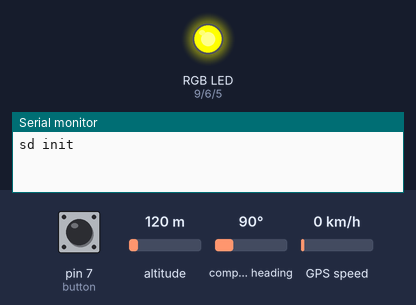
Recording of a sketch running on a simulated Arduino Uno, built with avr-gcc and run on an emulated ATmega328P. On the bench: an RGB LED mixed from three pins (HIGH = lit), the last lines printed to the serial monitor. Dashed ring = blinking. Inputs (shaded band) come from the test bench; at power-on: pin 7 (button) HIGH, altitude 120 m, compass heading 90°, GPS speed 0 km/h. Storage starts empty; the GPS gets a fix after 3 s at 37.7749, -122.4194 with 8 satellites.

Above: at 1.2 s.
1.3 s: pin 7 (button) pulled LOW for 3.2 s
At 1.75 s:
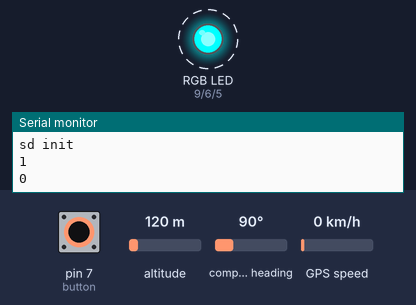
At 5.7 s:
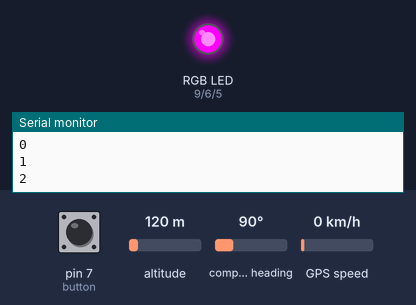
6.5 s: pin 7 (button) pulled LOW for 0.15 s
At 7.6 s:
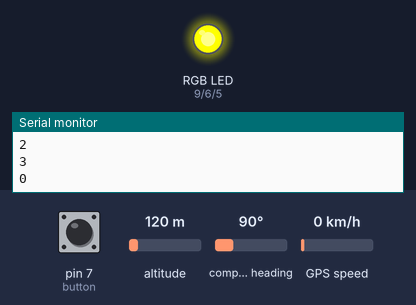
Timing chart, 0 to 9.5 s (numbered marks = the images above; inputs shaded):
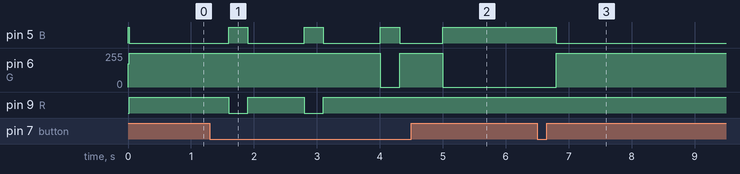

Measured:
- after the input at 1.3 s, pin 5 (B): LOW → HIGH after 0.30 s, then repeats every 1.2 s: LOW 0.90 s, HIGH 0.30 s; pin 6 (G): 255/255 → 0/255 after 2.7 s, → 255/255 0.31 s later, → 0/255 0.69 s later; pin 9 (R): alternates HIGH for 0.90 s and LOW for 0.30 s, 4 changes in all, then stays HIGH, starting after 0.30 s
- after the input at 6.5 s, pin 5 (B): HIGH → LOW after 0.30 s; pin 6 (G): 0/255 → 255/255 after 0.30 s

The sketch:

gps-code.ino
```cpp
#include <Adafruit_GPS.h>
#include <SoftwareSerial.h> //For GPS - Current IDE needs this library
#include <SPI.h>
#include <SD.h>

/*Pinouts
 * GPS Vin-3V3, GND, RX-2, TX-3
 * SD GND, Vcc-5V, MISO-12, MOSI-11, SCK-13, CS-10
 * RGB R-9, GND+5V, G-6, B-5 **Remember Resistors
 * Button (Opposite Corners)-> (7/GND) and (RST/GND)
*/

SoftwareSerial txrx(3, 2); //(TX,RX) pins on GPS module
Adafruit_GPS GPS(&txrx);
File gpsFile;
int R = 9;
int G = 6;
int B = 5;
int button = 7;
int bt = 3; //Button Tracker, 1 = Trying to Write, 2 = Rdy to Power off, 3 = SD Not Set Up/Failed
uint32_t timer = millis();
int counter = 0;
int d = 300;  // Button Press Delay

void setup()
{
  setColor(255,80,0);
  //Setup GPS and Console
  Serial.begin(115200); // Begin Console, @ This speed, we can read GPS and echo
  GPS.begin(9600);      //9600 Default for GPS TTL Serial
  GPS.sendCommand(PMTK_SET_NMEA_OUTPUT_RMCGGA);
  // Update rate can be changed to 1/5/10 Hz (max)| For another rate, check baja box docs (TODO)
  GPS.sendCommand(PMTK_SET_NMEA_UPDATE_1HZ);   // 1 Hz recommended for parsing and printing
  if (!SD.begin(10)) {
    Serial.println("sd init failed!");
    // Infinite Blinking -> Restart
    while(true){
    setColor(255,80,0);
    delay(d/2);
    setColor(0, 0, 0);
    delay(d/2);
    }
  }
  else
  {
    Serial.println("sd init");
    setColor(0,0,255);
  }
  //Setup Button
  pinMode(button, INPUT_PULLUP);  //Pulled to High, Pressed -> Low
  bt = 0;
}

void setColor(int red, int green, int blue)
{
  analogWrite(R, 255-red); //Remove "255-" if com. cath.
  analogWrite(G, 255-green);
  analogWrite(B, 255-blue);
}

void loop()
{
  if (digitalRead(button) == LOW)
  {
    if (bt==0)
      bt = 1;
    else
      bt = 0;
    Serial.println(bt);
    delay(d);
  }
  if (bt == 1)
  {
    char c = GPS.read(); // Raw NMEA sentences, if (c) Serial.print(c); - To print to console
    if (GPS.newNMEAreceived()) {
      if (!GPS.parse(GPS.lastNMEA()))   // this also sets the newNMEAreceived() flag to false
        return;  // Parse Fail = Wait for another
    }

    // if millis() or timer overflows, reset it... takes approx 50 days, should be unnecessary
    //if (timer > millis())  timer = millis();

    // timer > #, # = write new data interval, currently every 3 seconds
    if (millis() - timer > 1000) {
      timer = millis(); // reset timer
      if (GPS.fix) {
        setColor(0,255,0);  //Set LED Green: Writing
        counter++;
        Serial.println (counter);
        gpsFile = SD.open("gpsData.txt", FILE_WRITE);
        //Log # | Time(H:M:S)| Lat&Long (Deg) | Speed (Km/h) | Altitude | # Satellites
        gpsFile.print(counter); gpsFile.print('|');
        gpsFile.print(GPS.hour, DEC); gpsFile.print(':');
        gpsFile.print(GPS.minute, DEC); gpsFile.print(':');
        gpsFile.print(GPS.seconds, DEC); gpsFile.print('|');
        gpsFile.print(GPS.latitudeDegrees, 6);gpsFile.print(", ");
        gpsFile.print(GPS.longitudeDegrees, 6); gpsFile.print('|');
        gpsFile.print(GPS.speed*1.852); gpsFile.print('|');
        gpsFile.print(GPS.altitude); gpsFile.print('|');
        gpsFile.println((int)GPS.satellites);
        gpsFile.close();
      }
      else
        setColor(255,0,0);  //Set LED Red: No fix after start writing command
    }
  }
  else
    setColor(0,0,255); //Set LED Blue: Button Pressed = Paused/Rdy to Shutdown
}
```
